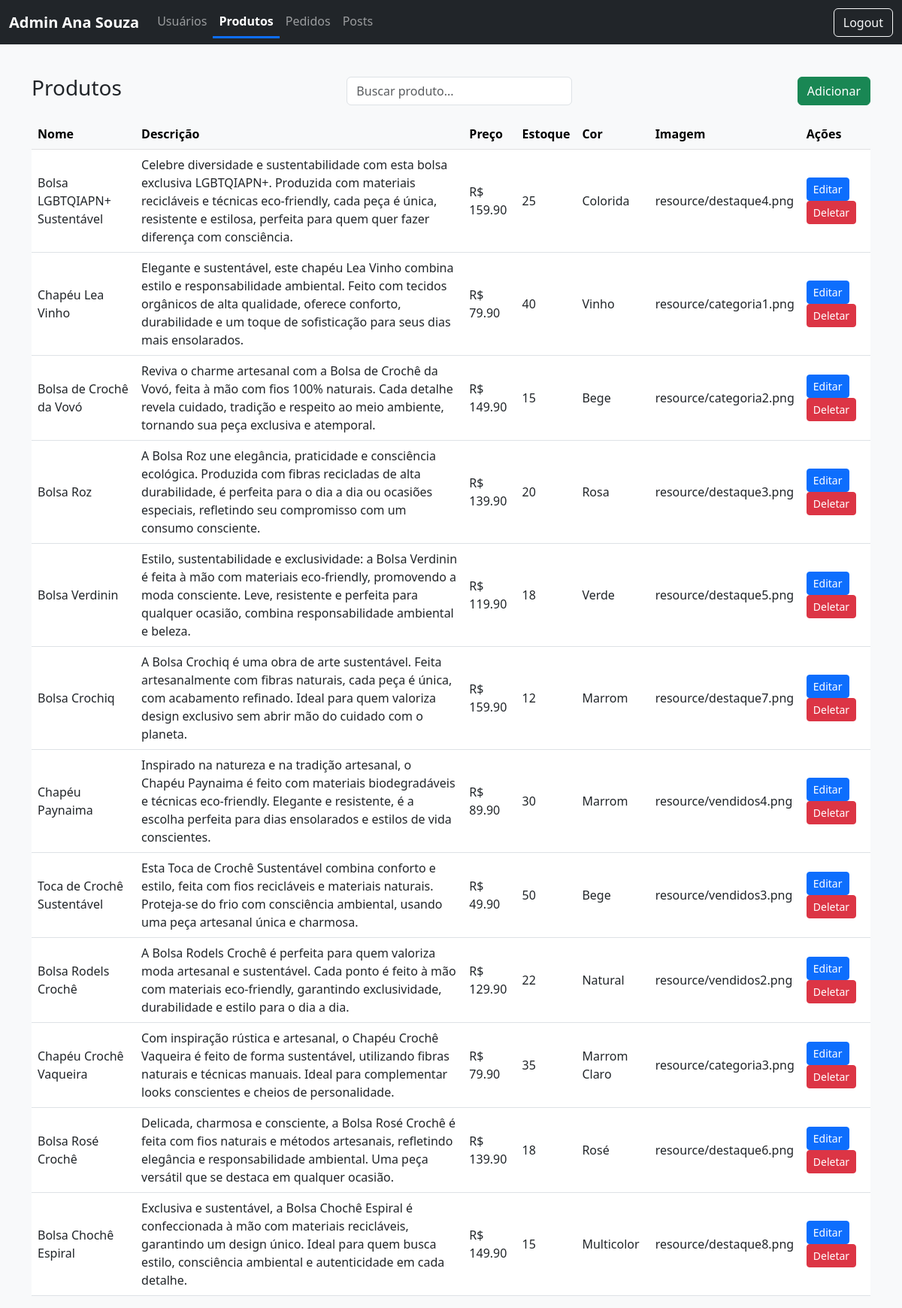
Screenshot of /admin?aba=produtos with the database file from the repository.
### app.py (models this page shows)
class Produto(db.Model):
    id = db.Column(db.Integer, primary_key=True)
    nome = db.Column(db.String(100), nullable=False)
    descricao = db.Column(db.Text, nullable=False)
    preco = db.Column(db.Float, nullable=False)
    quantidade_estoque = db.Column(db.Integer, nullable=False)
    cor = db.Column(db.String(50))
    imagem = db.Column(db.String(200))  # caminho da imagem na pasta static

### app.py (the view)
@app.route("/admin")
def admin():
    aba = request.args.get("aba", "usuarios")  # padrão: 'usuarios'
    usuarios = Usuario.query.all()
    produtos = Produto.query.all()
    pedidos = Pedido.query.all()
    posts = Post.query.all()
    return render_template(
        "admin.html",
        aba=aba,
        usuarios=usuarios,
        produtos=produtos,
        pedidos=pedidos,
        posts=posts
    )

### app.py (called while the page is built, shortened)
@app.context_processor
def inject_cart_count():
    carrinho = session.get('carrinho', {})
    cart_count = sum(carrinho.values())  # soma todas as quantidades
    return dict(cart_count=cart_count)

@app.context_processor
def inject_cart_data():
    carrinho = session.get('carrinho', {})
    produtos_carrinho = []
    total = 0
    return dict(produtos_carrinho=produtos_carrinho, total=total)

@app.context_processor
def inject_wishlist_count():
    wishlist_count = len(session.get('wishlist', []))
    return dict(wishlist_count=wishlist_count)

    def total(self):
        return sum([item.preco_unitario * item.quantidade for item in self.itens])

### templates/admin.html (shortened to what this page needs)
<!DOCTYPE html>
<html lang="pt-BR">
<head>
  <link href="https://cdn.jsdelivr.net/npm/bootstrap@5.3.0-alpha3/dist/css/bootstrap.min.css" rel="stylesheet">
  <link rel="stylesheet" href="https://cdnjs.cloudflare.com/ajax/libs/font-awesome/6.4.2/css/all.min.css">
</head>
<body>
  <nav class="navbar navbar-expand-lg navbar-dark fixed-top">
    <div class="container-fluid">
      <a class="navbar-brand fw-bold" href="#">Admin Ana Souza</a>
      <div class="collapse navbar-collapse">
        <ul class="navbar-nav me-auto mb-2 mb-lg-0">
          <li class="nav-item">
            <a class="nav-link {% if aba == 'usuarios' %}active{% endif %}" href="{{ url_for('admin', aba='usuarios') }}">Usuários</a>
          </li>
          <li class="nav-item">
            <a class="nav-link {% if aba == 'produtos' %}active{% endif %}" href="{{ url_for('admin', aba='produtos') }}">Produtos</a>
          </li>
          <li class="nav-item">
            <a class="nav-link {% if aba == 'pedidos' %}active{% endif %}" href="{{ url_for('admin', aba='pedidos') }}">Pedidos</a>
          </li>
          <li class="nav-item">
            <a class="nav-link {% if aba == 'posts' %}active{% endif %}" href="{{ url_for('admin', aba='posts') }}">Posts</a>
          </li>
        </ul>
        <a href="{{ url_for('logout') }}" class="btn btn-outline-light">Logout</a>
      </div>
    </div>
  </nav>
  <div class="container" style="padding-top: 80px;">
    <div class="tab-content">
      <div class="tab-pane fade {% if aba == 'produtos' %}show active{% endif %}" id="produtos">
        <div class="d-flex justify-content-between align-items-center my-3">
          <h3>Produtos</h3>
          <input type="text" class="form-control search-bar" id="searchProdutos" placeholder="Buscar produto...">
          <button class="btn btn-success" data-bs-toggle="modal" data-bs-target="#addProdutoModal">Adicionar</button>
        </div>
        <table class="table table-hover align-middle">
          <thead class="table-light">
            <tr>
              <th>Nome</th>
              <th>Descrição</th>
              <th>Preço</th>
              <th>Estoque</th>
              <th>Cor</th>
              <th>Imagem</th>
              <th>Ações</th>
            </tr>
          </thead>
          <tbody id="produtosTable">
            {% for p in produtos %}
            <tr>
              <td>{{ p.nome }}</td>
              <td>{{ p.descricao }}</td>
              <td>R$ {{ "%.2f"|format(p.preco) }}</td>
              <td>{{ p.quantidade_estoque }}</td>
              <td>{{ p.cor }}</td>
              <td>{{ p.imagem }}</td>
              <td>
                <button class="btn btn-primary btn-sm" data-bs-toggle="modal" data-bs-target="#editProdutoModal{{ p.id }}">Editar</button>
                <a href="{{ url_for('delete_produto', id=p.id) }}" class="btn btn-danger btn-sm">Deletar</a>
              </td>
            </tr>
            {% endfor %}
          </tbody>
        </table>
      </div>
    </div>
  </div>
</body>
</html>

### templates/admin.html (style rules this page uses)
body { background-color: #f8f9fa; }
.navbar-dark { background-color: #212529 !important; }
.tab-content { margin-top: 20px; }
.search-bar { max-width: 300px; }
.nav-link.active { border-bottom: 3px solid #0d6efd; font-weight: 600; }

### rows the page displays
Produto: nome "Bolsa LGBTQIAPN+ Sustentável", descricao "Celebre diversidade e sustentabilidade com esta bolsa exclusiva LGBTQIAPN+. Produzida com materiais recicláveis e técnicas eco-friendly, cada peça é única, resistente e estilosa, perfeita para quem quer fazer diferença com consciência.", preco "159.90", quantidade_estoque "25", cor "Colorida", imagem "resource/destaque4.png"
Produto: nome "Chapéu Lea Vinho", descricao "Elegante e sustentável, este chapéu Lea Vinho combina estilo e responsabilidade ambiental. Feito com tecidos orgânicos de alta qualidade, oferece conforto, durabilidade e um toque de sofisticação para seus dias mais ensolarados.", preco "79.90", quantidade_estoque "40", cor "Vinho", imagem "resource/categoria1.png"
Produto: nome "Bolsa de Crochê da Vovó", descricao "Reviva o charme artesanal com a Bolsa de Crochê da Vovó, feita à mão com fios 100% naturais. Cada detalhe revela cuidado, tradição e respeito ao meio ambiente, tornando sua peça exclusiva e atemporal.", preco "149.90", quantidade_estoque "15", cor "Bege", imagem "resource/categoria2.png"
Produto: nome "Bolsa Roz", descricao "A Bolsa Roz une elegância, praticidade e consciência ecológica. Produzida com fibras recicladas de alta durabilidade, é perfeita para o dia a dia ou ocasiões especiais, refletindo seu compromisso com um consumo consciente.", preco "139.90", quantidade_estoque "20", cor "Rosa", imagem "resource/destaque3.png"
Produto: nome "Bolsa Verdinin", descricao "Estilo, sustentabilidade e exclusividade: a Bolsa Verdinin é feita à mão com materiais eco-friendly, promovendo a moda consciente. Leve, resistente e perfeita para qualquer ocasião, combina responsabilidade ambiental e beleza.", preco "119.90", quantidade_estoque "18", cor "Verde", imagem "resource/destaque5.png"
Produto: nome "Bolsa Crochiq", descricao "A Bolsa Crochiq é uma obra de arte sustentável. Feita artesanalmente com fibras naturais, cada peça é única, com acabamento refinado. Ideal para quem valoriza design exclusivo sem abrir mão do cuidado com o planeta.", preco "159.90", quantidade_estoque "12", cor "Marrom", imagem "resource/destaque7.png"
Produto: nome "Chapéu Paynaima", descricao "Inspirado na natureza e na tradição artesanal, o Chapéu Paynaima é feito com materiais biodegradáveis e técnicas eco-friendly. Elegante e resistente, é a escolha perfeita para dias ensolarados e estilos de vida conscientes.", preco "89.90", quantidade_estoque "30", cor "Marrom", imagem "resource/vendidos4.png"
Produto: nome "Toca de Crochê Sustentável", descricao "Esta Toca de Crochê Sustentável combina conforto e estilo, feita com fios recicláveis e materiais naturais. Proteja-se do frio com consciência ambiental, usando uma peça artesanal única e charmosa.", preco "49.90", quantidade_estoque "50", cor "Bege", imagem "resource/vendidos3.png"
Produto: nome "Bolsa Rodels Crochê", descricao "A Bolsa Rodels Crochê é perfeita para quem valoriza moda artesanal e sustentável. Cada ponto é feito à mão com materiais eco-friendly, garantindo exclusividade, durabilidade e estilo para o dia a dia.", preco "129.90", quantidade_estoque "22", cor "Natural", imagem "resource/vendidos2.png"
Produto: nome "Chapéu Crochê Vaqueira", descricao "Com inspiração rústica e artesanal, o Chapéu Crochê Vaqueira é feito de forma sustentável, utilizando fibras naturais e técnicas manuais. Ideal para complementar looks conscientes e cheios de personalidade.", preco "79.90", quantidade_estoque "35", cor "Marrom Claro", imagem "resource/categoria3.png"
Produto: nome "Bolsa Rosé Crochê", descricao "Delicada, charmosa e consciente, a Bolsa Rosé Crochê é feita com fios naturais e métodos artesanais, refletindo elegância e responsabilidade ambiental. Uma peça versátil que se destaca em qualquer ocasião.", preco "139.90", quantidade_estoque "18", cor "Rosé", imagem "resource/destaque6.png"
Produto: nome "Bolsa Chochê Espiral", descricao "Exclusiva e sustentável, a Bolsa Chochê Espiral é confeccionada à mão com materiais recicláveis, garantindo um design único. Ideal para quem busca estilo, consciência ambiental e autenticidade em cada detalhe.", preco "149.90", quantidade_estoque "15", cor "Multicolor", imagem "resource/destaque8.png"
